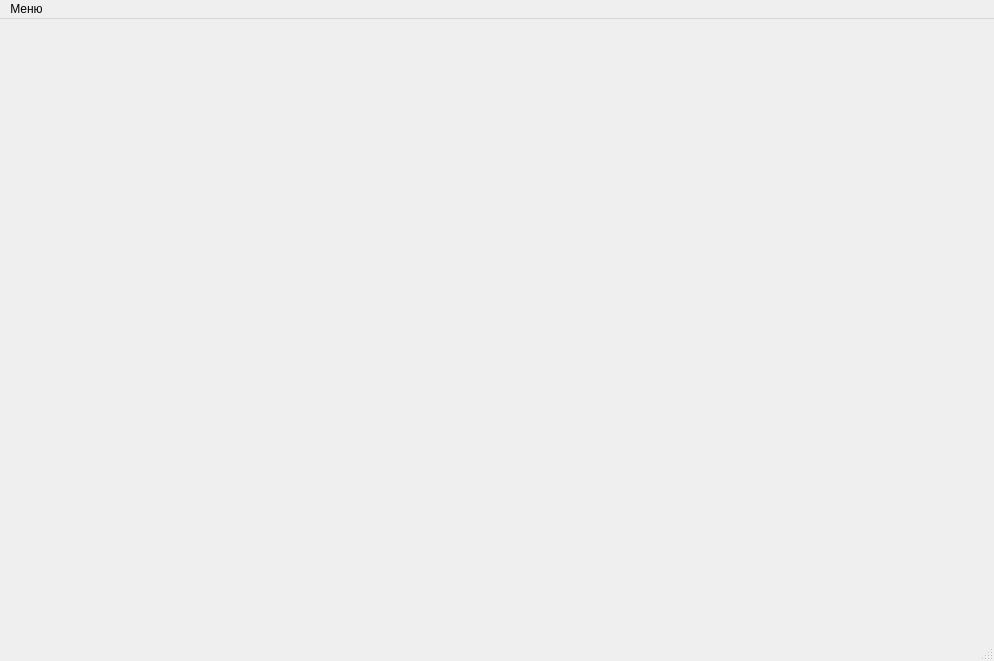
<?xml version="1.0" encoding="UTF-8"?>
<ui version="4.0">
 <class>EDPMain</class>
 <widget class="QMainWindow" name="EDPMain">
  <property name="geometry">
   <rect>
    <x>0</x>
    <y>0</y>
    <width>994</width>
    <height>661</height>
   </rect>
  </property>
  <property name="windowTitle">
   <string>MainWindow</string>
  </property>
  <widget class="QWidget" name="centralwidget"/>
  <widget class="QMenuBar" name="menubar">
   <property name="geometry">
    <rect>
     <x>0</x>
     <y>0</y>
     <width>994</width>
     <height>21</height>
    </rect>
   </property>
   <widget class="QMenu" name="menu">
    <property name="title">
     <string>Меню</string>
    </property>
    <addaction name="action_auth"/>
    <addaction name="action_about"/>
    <addaction name="separator"/>
    <addaction name="action_ex"/>
   </widget>
   <addaction name="menu"/>
  </widget>
  <widget class="QStatusBar" name="statusbar">
   <property name="minimumSize">
    <size>
     <width>0</width>
     <height>35</height>
    </size>
   </property>
  </widget>
  <action name="action_auth">
   <property name="text">
    <string>Авторизация...</string>
   </property>
  </action>
  <action name="action_about">
   <property name="text">
    <string>О программе...</string>
   </property>
  </action>
  <action name="action_ex">
   <property name="text">
    <string>Выход</string>
   </property>
  </action>
 </widget>
 <resources/>
 <connections/>
</ui>
